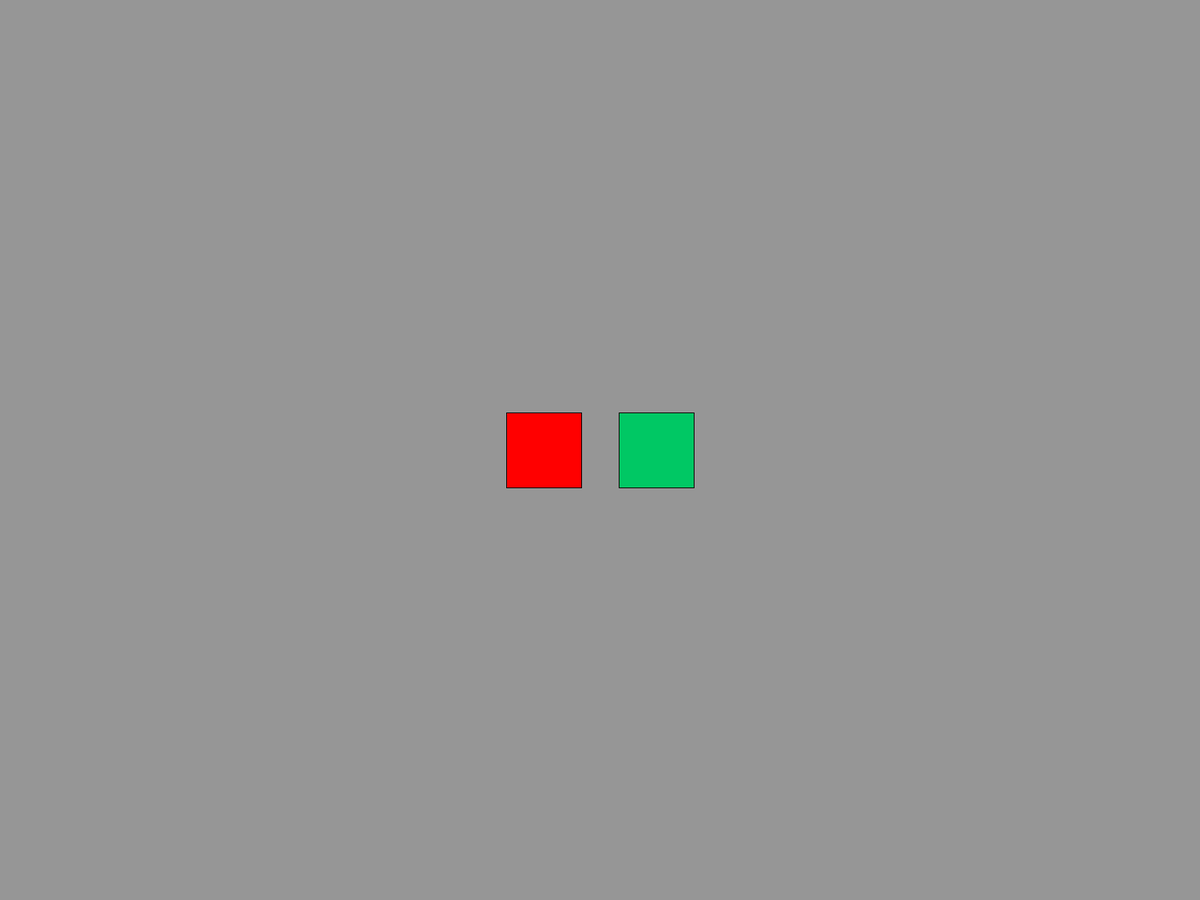
Frame 1 (no input)
Frame 60 (the mouse pressed at the canvas centre just before this capture): identical to frame 1, image omitted
Frame 120 (the mouse held since frame 60 and released just before this capture): identical to frame 1, image omitted

The Processing sketch that drew this single still picture (run headless with seeded random() and noise(); from frame 60 on, the mouse is pressed at the canvas centre):

// Processing sketch: Visualization
// ── Visualization.pde
void setup(){
  fullScreen();
  background(150);
  fill(255, 0, 0);
  rectMode(CENTER);
  rect(width/2 - 75, height/2, 100, 100);
  fill(0, 200, 100);
  rect( width / 2 + 75, height / 2, 100, 100);
}

void draw(){}
